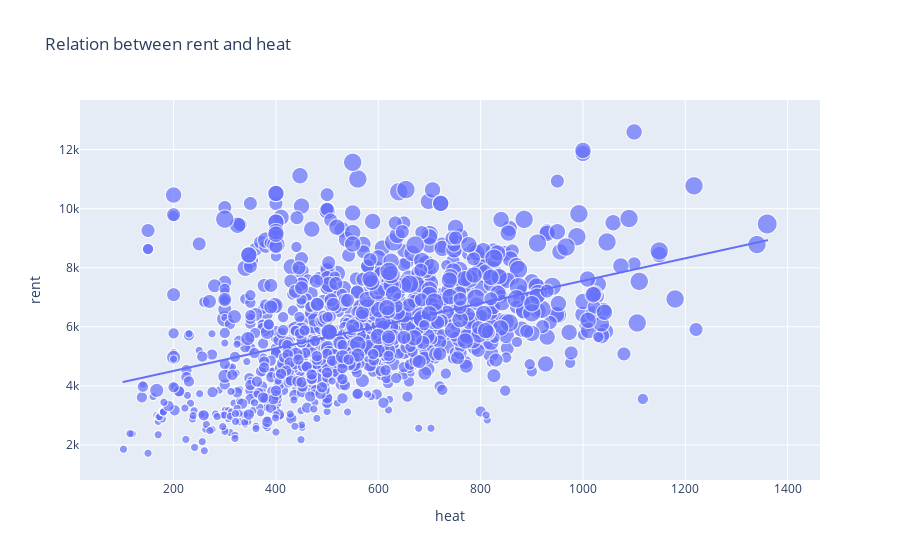

Notebook cell for this chart:
### Code cell
# this is another (a less colorful, but somewhat more informative) graph showing the linear correlation of 2 variables (with a )

rent_to_heat = px.scatter(data_frame = df, x="heat", y="rent", size="rooms", trendline="ols", title="Relation between rent and heat")
rent_to_heat.show()

### Figure 1 — Plotly figure (JSON) as saved in the notebook; plotly's stock layout.template omitted (floating-point values rounded to 4 significant figures; data arrays with more than 128 entries replaced by an {"elided": "..."} marker saying what was removed)
{"data": [{"hovertemplate": "heat=%{x}<br>rent=%{y}<br>rooms=%{marker.size}<extra></extra>", "legendgroup": "", "marker": {"color": "#636efa", "size": {"elided": "2116 int values"}, "sizemode": "area", "sizeref": 0.015, "symbol": "circle"}, "mode": "markers", "name": "", "showlegend": false, "type": "scattergl", "x": {"elided": "2116 int values"}, "xaxis": "x", "y": {"elided": "2116 int values"}, "yaxis": "y"}, {"hovertemplate": "<b>OLS trendline</b><br>rent = 3.81426 * heat + 3743.82<br>R<sup>2</sup>=0.177075<br><br>heat=%{x}<br>rent=%{y} <b>(trend)</b><extra></extra>", "legendgroup": "", "marker": {"color": "#636efa", "symbol": "circle"}, "mode": "lines", "name": "", "showlegend": false, "type": "scattergl", "x": {"elided": "1146 int values"}, "xaxis": "x", "y": {"elided": "1146 float values"}, "yaxis": "y"}], "layout": {"legend": {"itemsizing": "constant", "tracegroupgap": 0}, "title": {"text": "Relation between rent and heat"}, "xaxis": {"anchor": "y", "domain": [0, 1], "title": {"text": "heat"}}, "yaxis": {"anchor": "x", "domain": [0, 1], "title": {"text": "rent"}}}}
